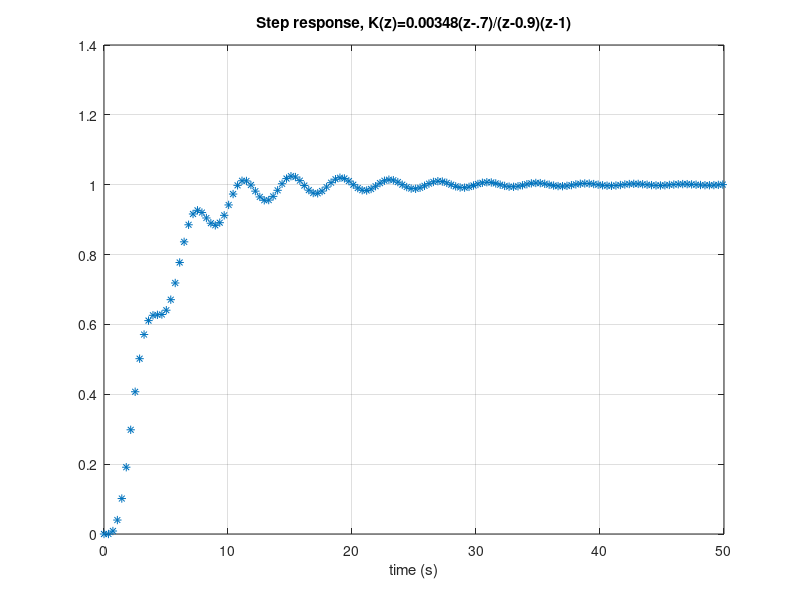

MATLAB code to generate this figure: (Note: this script raises an error after producing the figure.)
% CONTINUOUS TIME PLANT
G= tf([37.2021],[1 .2830 2.7452])

%Discrete Time ZOH controller
T = 0.359  % Since t_r = 3 sec therefore T=t_r/10 i.e w_s>20*w_n
Gd = c2d(G,T)
z= zero(Gd)
p= pole(Gd)

%Desired closed loop poles
zeta = 0.5 
w_n = 0.6 % Since T_r<=18 sec and T_r<=3 sec

% Discrete-time Controller K(z)=k
% Root Locus
rlocus(Gd);
title('Root Locus with K(z)=k')
zgrid(zeta , w_n*T);
axis equal

z1=.1913+.0166i;
a = abs(z1);
% 
% % Discrete-time Controller K(z)=k(z-.65)/(z-0.9)(z-1)
K1=tf([1 -.672],[1 -1],T)
K2=tf([1],[1 -0.8],T)
K3= K1*K2%tf(conv([1 -0.8],[1 -1]),conv([1],[1 -0.9]),T)
% Open-loop system
Gol=series(K3,Gd);
% Plot Root Locus
rlocus(Gol);
title('Root Locus with K(z)=k(z-0.657)/(z-0.9)(z-1)')
zgrid(zeta , w_n*T);
axis equal

% % From root locus selected k=0.0028 as gain
% Step response of closed loop system
Kf= 0.0038*K3
Kc= tf(0.00279*conv([1],[1 -0.9]),conv([1 -0.65],[1 -1]),T)
GolF=series(Kf,Gd)
Gcl=feedback(GolF,1);
abs(pole(Gcl))  % poles inside unit circle
tfinal=50;
[y,t]=step(Gcl,tfinal);
plot(t,y,'*')
grid
xlabel('time (s)')
title('Step response, K(z)=0.00348(z-.7)/(z-0.9)(z-1)')
stepinfo(Gcl)
% % 
% % %Control signal for step input
% % Gru=feedback(Kf,Gd)
% % tfinal=20;
% % [u,t]=step(Gru,tfinal);
% % subplot(222)
% % plot(t,u,'*')
% % grid
% % xlabel('time (s)')
% % title('Control Signal u(n*Ts)')
% % control_signal=stepinfo(Gru)
% % 
% % % Output in response to step disturbance
% % Gdy=feedback(Gd,Kf);
% % tfinal=20;
% % [yd,t]=step(Gdy,tfinal);
% % subplot(223)
% % plot(t,yd,'*')
% % grid
% % xlabel('time (s)')
% % title('Response (y(n*Ts)) to step disturbance')
% % resp_dist=stepinfo(Gdy)